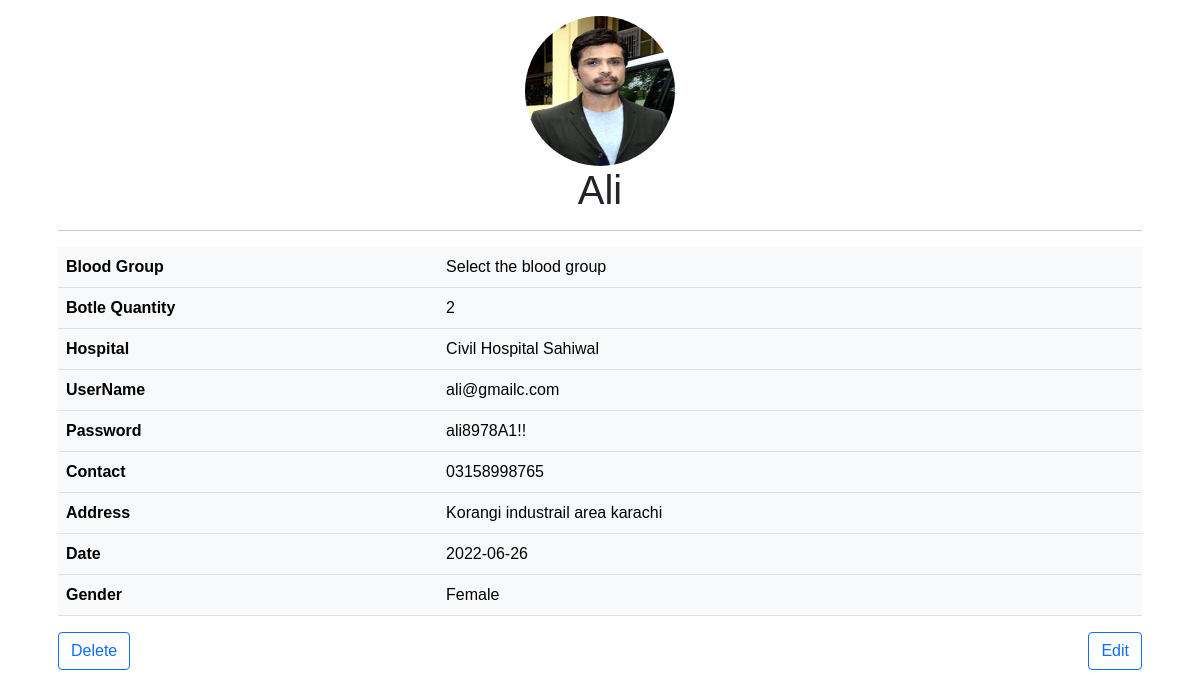
The app's page /NGO/dashboard/bloodprofile.php?r=1 with its own data.
### tables this page shows
CREATE TABLE `blood` (
  `b_id` int(11) NOT NULL,
  `b_name` varchar(200) NOT NULL,
  `b_group` varchar(200) NOT NULL,
  `b_botle` varchar(200) NOT NULL,
  `b_hospital` varchar(200) NOT NULL,
  `b_username` varchar(200) NOT NULL,
  `b_password` varchar(200) NOT NULL,
  `b_contact` varchar(200) NOT NULL,
  `b_cnic` varchar(200) NOT NULL,
  `b_address` varchar(200) NOT NULL,
  `b_date` varchar(200) NOT NULL,
  `b_gender` varchar(200) NOT NULL
);

### NGO/dashboard/bloodprofile.php (the view, shortened to what this page needs)
<?php
include 'dbconnect.php';
$id=$_GET['r'];
$query="SELECT * FROM blood WHERE b_id='".$id."'";
$q=mysqli_query($con,$query);
$row=mysqli_fetch_array($q);
?>
<!DOCTYPE html>
<!DOCTYPE html>
<html lang="en">
<head>
    <link rel="stylesheet" href="../assets/css/bootstrap.min.css">
    <link rel="stylesheet" href="../assets/css/style.css">
    <link rel="stylesheet" href="https://cdnjs.cloudflare.com/ajax/libs/font-awesome/4.7.0/css/font-awesome.min.css">
</head>
<body>
    <div class="container">
        <div class="row">
            <div class="col">
            <div class="modal-body">
            <img src="../assets/img/blood.jpg" class="rounded mx-auto d-block rounded-circle" style="width: 150px; height: 150px;" alt="...">
        <h1 style="text-align: center;"><?php echo $row['b_name']?></h1>
        <hr>
        <table class="table table-light">
          <tbody>
            <tr>
              <th scope="col">Blood Group</th>
              <td><?php echo $row['b_group']?></td>
            </tr>
            <tr>
              <th scope="col">Botle Quantity</th>
              <td><?php echo $row['b_botle']?></td>
            </tr>
            <tr>
              <th scope="col">Hospital</th>
              <td><?php echo $row['b_hospital']?></td>
            </tr>
            <tr>
              <th scope="col">UserName</th>
              <td><?php echo $row['b_username']?></td>
            </tr>
            <tr>
              <th scope="col">Password</th>
              <td><?php echo $row['b_password']?></td>
            </tr>
            <tr>
              <th scope="col">Contact</th>
              <td><?php echo $row['b_contact']?></td>
            </tr>
            <tr>
              <th scope="col">Address</th>
              <td><?php echo $row['b_address']?></td>
            </tr>
            <tr>
              <th scope="col">Date</th>
              <td><?php echo $row['b_date']?></td>
            </tr>
            <tr>
              <th scope="col">Gender</th>
              <td><?php echo $row['b_gender']?></td>
            </tr>
          </tbody>
        </table>
        <a href="blooddelete.php?r=<?php echo $row['b_id']?>">
        <button class="btn btn-outline-primary">Delete</button>
      </a>
      <a href="bloodedit.php?r=<?php echo $row['b_id']?>">
        <button class="btn btn-outline-primary float-end">Edit</button>
        </a>
      </div>
            </div>
        </div>
    </div>
</body>
</html>

### NGO/assets/css/style.css (style rules this page uses)
* { padding: 0%; margin: 0%; font-family: sans-serif; }
a { text-decoration: none; color: black; cursor: pointer; }

### records on screen
blood: b_name "Ali", b_group "Select the blood group", b_botle "2", b_hospital "Civil Hospital Sahiwal", b_username "ali@gmailc.com", b_password "ali8978A1!!", b_contact "03158998765", b_address "Korangi industrail area karachi", b_date "2022-06-26", b_gender "Female"
